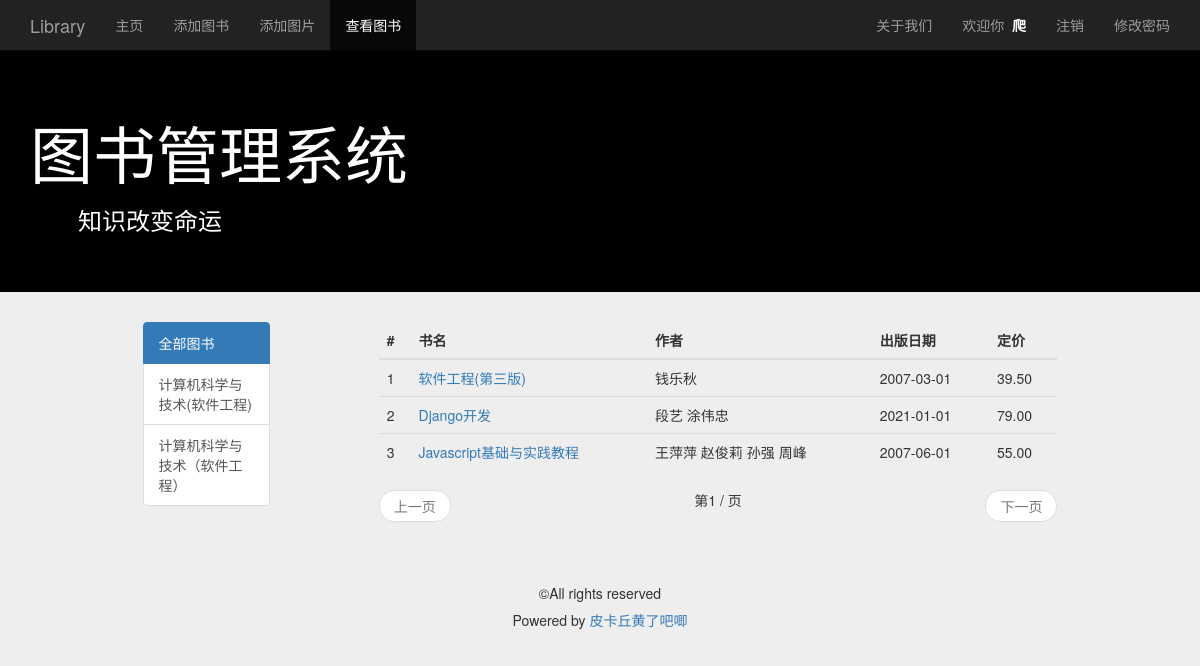
Screenshot of /book_list/all/ (signed in) with the database file from the repository.
### management/models.py (models this page shows, shortened)
class Book(models.Model):
    name = models.CharField(max_length=128, verbose_name='书籍名称')
    author = models.CharField(max_length=64, verbose_name='作者')
    price = models.FloatField(default=.0, verbose_name='定价')
    publish_date = models.DateField(null=True, blank=True, verbose_name='出版日期')
    category = models.CharField(max_length=32, default='未分类', verbose_name='书籍分类')
    create_datetime = models.DateTimeField(auto_now_add=True, verbose_name='添加日期')

### management/views.py (the view)
# urls.py: path('book_list/<str:category>/', views.book_list, name='book_list'),
@login_required
def book_list(request, category='all'):
    user = request.user
    category_list = Book.objects.values_list('category', flat=True).distinct() # 去重
    if Book.objects.filter(category=category).count() == 0:
        category = 'all'
        books = Book.objects.all()
    else:
        books = Book.objects.filter(category=category)
    paginator = Paginator(books, 5) # 每页5个对象
    page = request.GET.get('page')
    try:
        books = paginator.page(page)
    except PageNotAnInteger:
        books = paginator.page(1)
    except EmptyPage:
        books = paginator.page(paginator.num_pages)
    context = {
        'user': user,
        'active_menu': 'view_book',
        'category_list': category_list,
        'query_category': category,
        'book_list': books
    }
    return render(request, 'management/book_list.html', context)

### templates/management/book_list.html (shortened to what this page needs)
{% extends 'management/base.html' %}
{% block content %}
    <div class="container">
        <div class="row">
            <div class="col-md-10 col-md-offset-1">
                <div class="col-md-2">
                    <div class="list-group">
                        <a href="{% url 'book_list' 'all' %}" class="list-group-item"
                           id="id_category_all">全部图书</a>
                        {% for category in category_list %}
                        <a href="{% url 'book_list' category %}"
                           class="list-group-item"
                           id="id_category_{{ category }}">{{ category }}</a>
                        {% endfor %}
                    </div>
                </div>
                <div class="col-md-9 col-md-offset-1">
                    <table class="table table-hover">
                        <thead>
                        <tr>
                            <th>#</th>
                            <th>书名</th>
                            <th>作者</th>
                            <th>出版日期</th>
                            <th>定价</th>
                        </tr>
                        </thead>
                        <tbody>
                        {% for book in book_list %}
                        <tr>
                            <td>{{ forloop.counter }}</td>
                            <td><a href="{% url 'book_detail' book.id %}">{{ book.name }}</a></td>
                            <td>{{ book.author }}</td>
                            <td>{{ book.publish_date|date:'Y-m-d' }}</td>
                            <td>{{ book.price|floatformat:2 }}</td>
                        </tr>
                        {% empty %}
                        <tr>
                            <td>暂无图书</td>
                        </tr>
                        {% endfor %}
                        </tbody>
                    </table>
                    <nav>
                        <ul class="pager">
                            {% if book_list.has_previous %}
                            <li class="calendarnav-previous">
                                <a href="{% url 'book_list' query_category %}?page={{ book_list.previous_page_number }}">上一页</a>
                            </li>
                            {% else %}
                            <li class="previous disabled"><a href="#">上一页</a></li>
                            {% endif %}
                            第{{ book_list.number }} / {{ book_list.paginator.num_page }}页
                            {% if book_list.has_next %}
                            <li class="next">
                                <a href="{% url 'book_list' query_category %}?page={{ book_list.next_page_number }}">下一页</a>
                            </li>
                            {% else %}
                            <li class="next disabled"><a href="#">下一页</a></li>
                            {% endif %}
                        </ul>
                    </nav>
                </div>
            </div>
        </div>
    </div>
{% endblock %}

### templates/management/base.html (shortened to what this page needs)
{% load static %}
<!DOCTYPE html>
<html lang="zh-cn">
<head>
    <link rel="stylesheet" type="text/css" href="{% static 'css/bootstrap.min.css' %}">
    <link rel="stylesheet" type="text/css" href="{% static 'css/base.css' %}">
</head>
<body>
    <nav class="navbar navbar-inverse navbar-fixed-top" role="navigation">
        <div class="container">
            <div class="navbar-header">
                <a href="{% url 'homepage' %}" class="navbar-brand">Library</a>
            </div>
            <div>
                <ul class="nav navbar-nav">
                    <li id="homepage"><a href="{% url 'homepage' %}">主页</a></li>
                    {% if user %}
                        {% if user.is_staff %}
                            <li id="add_book"><a href="{% url 'add_book' %}">添加图书</a></li>
                            <li id="add_img"><a href="{% url 'add_img' %}">添加图片</a></li>
                        {% endif %}
                        <li id="view_book"><a href="{% url 'book_list' 'all' %}">查看图书</a></li>
                    {% endif %}
                </ul>
                <ul class="nav navbar-nav navbar-right">
                    <li><a href="{% url 'log' %}">关于我们</a></li>
                    {% if user %}
                        <li><p class="navbar-text">欢迎你&nbsp;&nbsp;<span id="base_name">{{ user.username }}</span></p>
                        </li>
                        <li><a href="{% url 'logout' %}">注销</a></li>
                        <li><a href="{% url 'change_password' %}">修改密码</a></li>
                    {% else %}
                        <li><a href="{% url 'sign_up' %}">注册</a></li>
                        <li><a href="{% url 'login' %}">登录</a></li>
                    {% endif %}
                </ul>
            </div>
        </div>
    </nav>
<header class="jumbotron subhead" id="header-base">
    <div class="container">
        <h1>图书管理系统</h1>
        <h3>&emsp;&emsp;知识改变命运</h3>
    </div>
</header>
{% block content %}{% endblock %}
<footer class="footer" role="contentinfo">
    <hr>
    <div class="container">
        <p class="text-center">&copy;All rights reserved</p>
        <h5 class="text-center">Powered by&nbsp;<a href="https://www.lovelive-anime.jp/otonokizaka/worldwide/">皮卡丘黄了吧唧</a></h5>
    </div>
</footer>
</body>
</html>

### management/static/css/base.css (style rules this page uses)
body { padding-top: 50px; background-color: #eeeeee; }
#header-base { background-color: #000000; color: #ffffff; }
#base_name { color: #ffffff; font-weight: bold; }

### rows the page displays
Book: name "软件工程(第三版)", author "钱乐秋", publish_date "2007-03-01", price "39.50"
Book: name "Django开发", author "段艺 涂伟忠", publish_date "2021-01-01", price "79.00"
Book: name "Javascript基础与实践教程", author "王萍萍 赵俊莉 孙强 周峰", publish_date "2007-06-01", price "55.00"

### other values shown
{{ user.username }} "爬"
{{ category }} "计算机科学与技术(软件工程)" "计算机科学与技术（软件工程）"
{{ book_list.number }} "1"
